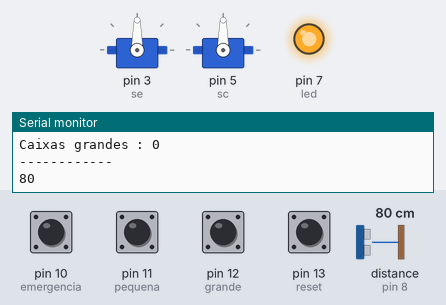
Bench run of a sketch on a simulated Arduino Uno, built with avr-gcc and run on an emulated ATmega328P. Shown: 2 × servo, output pins drawn as LEDs (lit = HIGH), the last lines printed to the serial monitor. The inputs (shaded band) are chosen by the test bench; at power-on: pin 10 (emergencia), pin 11 (pequena), pin 12 (grande), pin 13 (reset) HIGH, distance to the obstacle (sensor on pin 8) 80 cm.

Above: at 2.2 s.
2.3 s: distance to the obstacle (sensor on pin 8) set to 33 cm
3.8 s: distance to the obstacle (sensor on pin 8) set to 27 cm
At 4.8 s:
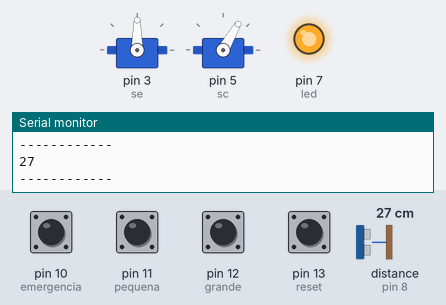
5.7 s: pin 10 (emergencia) pulled LOW for 1 s
At 6.56 s:
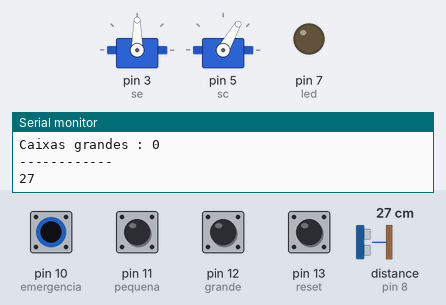
8.2 s: pin 12 (grande) pulled LOW for 0.65 s
At 8.7 s:
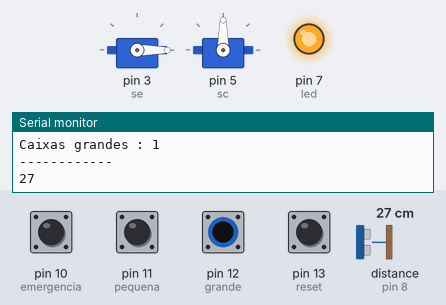
10.4 s: distance to the obstacle (sensor on pin 8) set to 17 cm
11.9 s: distance to the obstacle (sensor on pin 8) set to 13 cm
At 12.5 s:
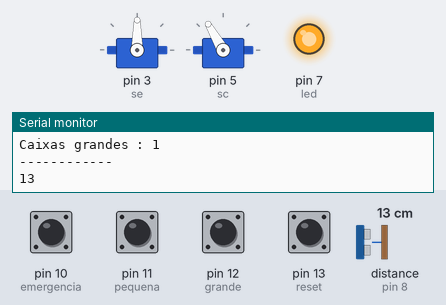
Timing chart, 0 to 14.6 s (numbered marks = the images above; inputs shaded):
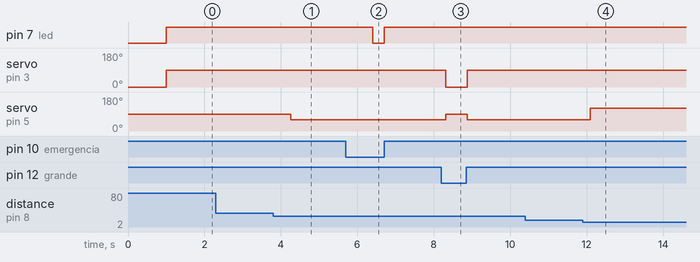

Measured:
- the behaviour switches between 31 and 30 cm on distance to the obstacle (sensor on pin 8) (found by bisection; images 0 and 1)
- the behaviour switches between 16 and 15 cm on distance to the obstacle (sensor on pin 8) (found by bisection; images 3 and 4)
- after the input at 3.8 s, servo on pin 5 (sc): 90° → 60° after 0.45 s
- after the input at 5.7 s, pin 7 (led): HIGH → LOW after 0.70 s, → HIGH 0.30 s later
- after the input at 8.2 s, servo on pin 3 (se): 90° → 0° after 0.12 s, → 90° 0.56 s later; servo on pin 5 (sc): 60° → 90° after 0.12 s, → 60° 0.56 s later
- after the input at 11.9 s, servo on pin 5 (sc): 60° → 120° after 0.20 s

The sketch:

prova.ino
```cpp
#include <Servo.h>
#include <Ultrasonic.h>
#define reset 13
#define grande 12
#define pequena 11
#define emergencia 10
#define led 7

int est = 1;
int aux;
int cp = 0;
int cg = 0;
int ct;

Ultrasonic ultrasonic(9, 8);
int distance;

Servo se;
Servo sc;

void setup() {
  pinMode(led, OUTPUT);
  Serial.begin(9600);
  pinMode(reset, INPUT_PULLUP);
  pinMode(grande, INPUT_PULLUP);
  pinMode(pequena, INPUT_PULLUP);
  pinMode(emergencia, INPUT_PULLUP);
  se.attach(3);
  sc.attach(5);
  se.write(0);
  sc.write(90);
  delay(1000);
}

void loop() {
  byte bte = digitalRead(emergencia);
  digitalWrite(led, LOW);
  if (bte == HIGH) {
    est = 1;
  }


  while (est == 1) {
  byte bte = digitalRead(emergencia);

  if (bte == LOW) {
    est = 0;
  }
  digitalWrite(led, HIGH);

  distance = ultrasonic.read();
  se.write(90);
  distance = 45-distance;

  distance = ultrasonic.read();

  if (distance >=1 && distance <=15){
    sc.write(120);

    byte btp = digitalRead(pequena);

    if (btp == LOW) {
      Serial.println("Button is pressed");
      aux = 1;
      if (aux == 1){
      cp = cp+1;
      aux = 0;
      se.write(0);
      sc.write(90);
    }
   }

  }
  if (distance>15 && distance<=30){
    sc.write(60);

    byte btg = digitalRead(grande);

    if (btg == LOW) {
      Serial.println("Button is pressed");
      aux = 1;
      if (aux == 1){
      cg = cp+1;
      aux = 0;
      se.write(0);
      sc.write(90);
    }
   }
  }
  ct = cp+cg;
 Serial.println("------------");
 Serial.print("caixas armazenadas : ");
 Serial.println(ct);
 Serial.print("Caixas pequenas : ");
 Serial.println(cp);
 Serial.print("Caixas grandes : ");
 Serial.println(cg);
 Serial.println("------------");

  byte btr = digitalRead(reset);

  if (btr == LOW) {
      Serial.println("Button is pressed");
      cp = 0;
      cg = 0;
  }

   Serial.println(distance);
   delay(500);
  }


}
```
